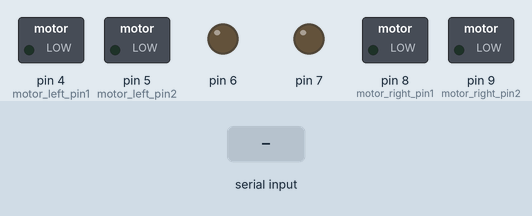
A sketch run on a simulated Arduino Nano, built with avr-gcc and run on an emulated ATmega328P. On the bench: switched loads named in the sketch (green lamp = pin HIGH), output pins drawn as LEDs (lit = HIGH). The test bench sets the inputs (shaded band).

Above: at 1.2 s.
1.3 s: "F" received over the second serial link
At 2.3 s:
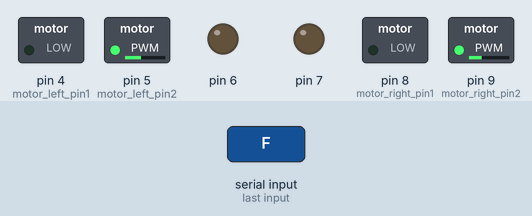
2.8 s: "B" received over the second serial link
At 3.5 s:
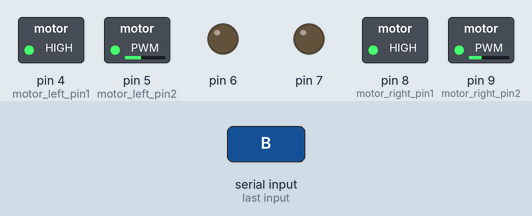
4.3 s: "L" received over the second serial link
At 4.6 s:
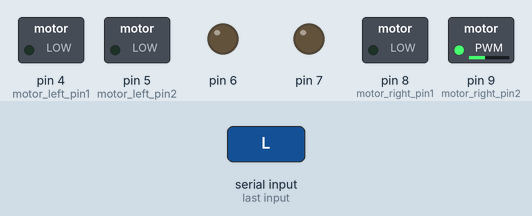
5.8 s: "R" received over the second serial link
At 7.0 s:
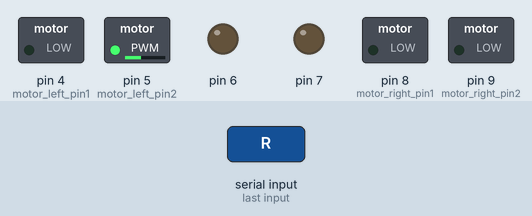
Timing chart, 0 to 8.3 s (numbered marks = the images above; inputs shaded):
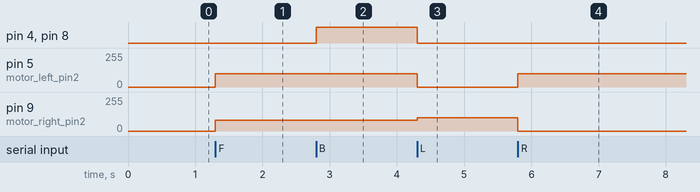

The sketch:

bt_movements.ino
```cpp
#include <SoftwareSerial.h>
// ------------ PINY ------------

//!!! PINY PWM NA ARDUINO NANO: D3, D5, D6, D9, D10, D11 !!!

//piny bluetooth
int rx = 2;
int tx = 3;

//piny silnikow
int motor_left_pin1 = 4;
int motor_left_pin2 = 5; //PWM
int motor_right_pin1 = 8;
int motor_right_pin2 = 9; //PWM

// ------------ ZMIENNE ------------
SoftwareSerial bt(rx, tx);
char data; // zmienna do ktorej przepisujemy nasze komendy z bluetooth
int car_speed = 100;

// ------------ FUNKCJE ------------
void forward() {
  //lewy silnik
  digitalWrite(motor_left_pin1, LOW);
  analogWrite(motor_left_pin2, 1*car_speed); //dostosuj 1 tak aby predkosc byla w miare rowna
  //prawy silnik
  digitalWrite(motor_right_pin1, LOW);
  analogWrite(motor_right_pin2, 0.8*car_speed); //dostosuj 0.8 tak aby predkosc byla w miare rowna
}
void backward() {
  //lewy silnik
  digitalWrite(motor_left_pin1, HIGH);
  analogWrite(motor_left_pin2, 1*car_speed); //dostosuj 1 tak aby predkosc byla w miare rowna
  //prawy silnik
  digitalWrite(motor_right_pin1, HIGH);
  analogWrite(motor_right_pin2, 0.8*car_speed); //dostosuj 0.8 tak aby predkosc byla w miare rowna
}
void right() {
  //lewy silnik
  digitalWrite(motor_left_pin1, LOW);
  analogWrite(motor_left_pin2, car_speed);
  //prawy silnik
  digitalWrite(motor_right_pin1, LOW);
  analogWrite(motor_right_pin2, 0); //jezeli nie dziala sprobuj dac tutaj 255
}
void left() {
  //lewy silnik
  digitalWrite(motor_left_pin1, LOW);
  analogWrite(motor_left_pin2, 0); //jezeli nie dziala sprobuj dac tutaj 255
  //prawy silnik
  digitalWrite(motor_right_pin1, LOW);
  analogWrite(motor_right_pin2, car_speed);
}
void stp() {
  //lewy silnik
  digitalWrite(motor_left_pin1, LOW);
  analogWrite(motor_left_pin2, 0); //jezeli nie dziala sprobuj dac tutaj 255
  //prawy silnik
  digitalWrite(motor_right_pin1, LOW);
  analogWrite(motor_right_pin2, 0); //jezeli nie dziala sprobuj dac tutaj 255
}

// ------------ PROGRAM GLOWNY ------------

void setup() {
  //predkosc bluetooth
  bt.begin(9600);

  //pinmody dla silnikow
  for(int i = motor_left_pin1; i <= motor_right_pin2; i++) {
    pinMode(i, OUTPUT);
  }
}

void loop() {
  if(bt.available()) { //sprawdzamy czy bluetooth dostepny
    data = bt.read();
    if(data == 'S'){
      stp();
    }
    else if(data == 'F'){
      forward();
    }
    else if(data == 'B'){
      backward();
    }
    else if(data == 'L'){
      left();
    }
    else if(data == 'R'){
      right();
    }
  }
}
```

Measured:
- after the input at 1.3 s, pin 5 (motor_left_pin2): 0/255 → 100/255 at once; pin 9 (motor_right_pin2): 0/255 → 80/255 at once
- after the input at 2.8 s, pin 4 (motor_left_pin1), pin 8 (motor_right_pin1): LOW → HIGH at once
- after the input at 4.3 s, pin 4 (motor_left_pin1), pin 8 (motor_right_pin1): HIGH → LOW at once; pin 5 (motor_left_pin2): 100/255 → 0/255 at once; pin 9 (motor_right_pin2): 80/255 → 100/255 at once
- after the input at 5.8 s, pin 5 (motor_left_pin2): 0/255 → 100/255 at once; pin 9 (motor_right_pin2): 100/255 → 0/255 at once
